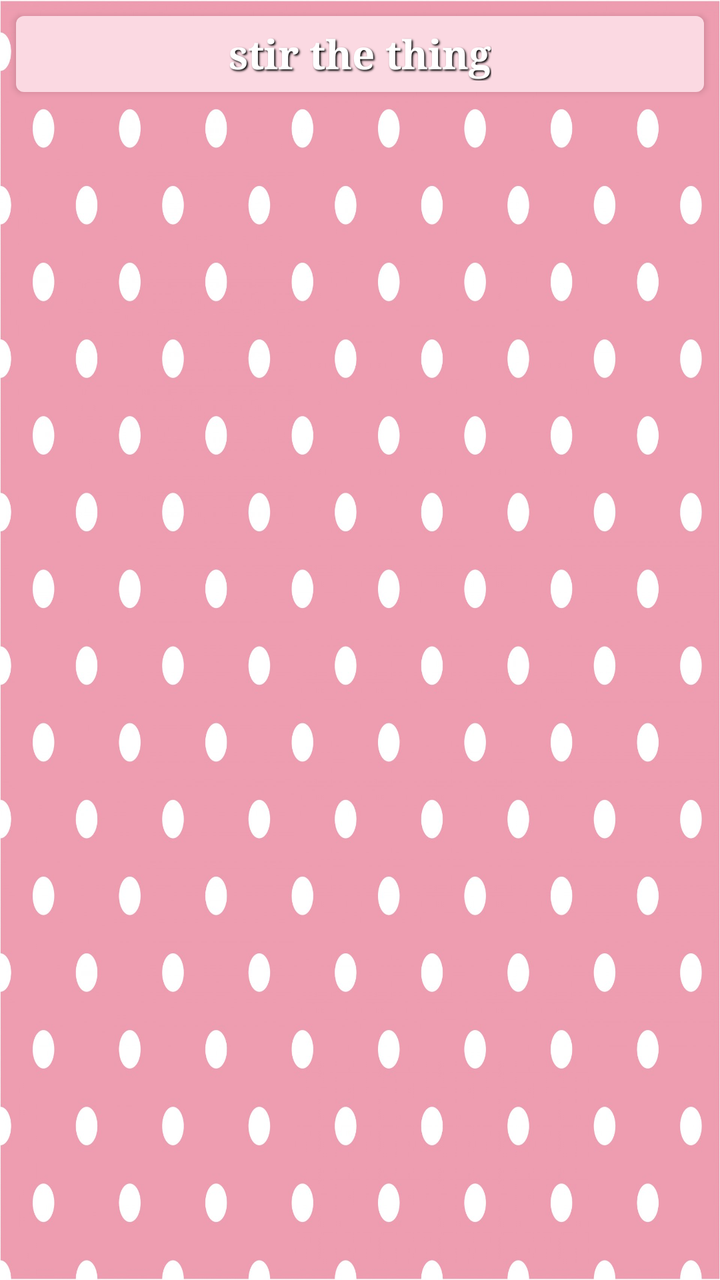
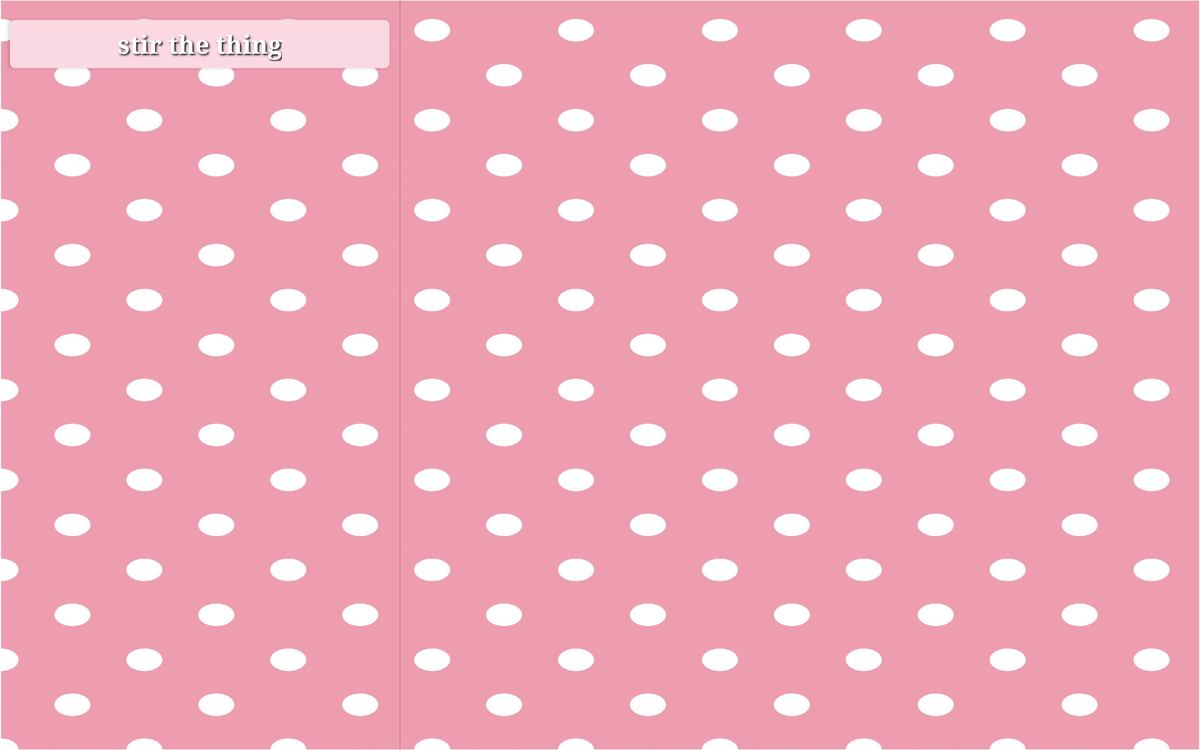

First picture: res/layout/ on a phone held upright. Second picture: the repository's own variant of that layout, on a device whose configuration matches the variant's folder. Source for both follows.
<!-- AndroidManifest.xml: application theme AppTheme -->
<!-- res/layout/step_list.xml -->
<?xml version="1.0" encoding="utf-8"?>
<LinearLayout
    xmlns:android="http://schemas.android.com/apk/res/android"
    xmlns:app="http://schemas.android.com/apk/res-auto"
    xmlns:tools="http://schemas.android.com/tools"
    android:layout_width="match_parent"
    android:layout_height="match_parent"
    android:background="@drawable/polkadot_background"
    android:orientation="vertical"
    tools:context="com.h.chad.bakingapp.userinterface.steps.StepListActivity">
    <RelativeLayout
        android:id="@+id/rl_ingredient_layout"
        style="@style/cardLikeStyle"
        android:layout_width="match_parent"
        android:layout_height="wrap_content"
        android:layout_marginLeft="8dp"
        android:layout_marginRight="8dp"
        android:layout_marginTop="8dp"
        android:paddingBottom="3dp">

        <TextView
            android:id="@+id/tv_ingredients_in_steps"
            style="@style/cardItemStyle"
            android:layout_width="wrap_content"
            android:layout_height="wrap_content"
            android:layout_centerInParent="true"
            android:text="@string/ingredient_string"
            android:textSize="20sp"
            android:textStyle="bold"
            tools:text="stir the thing" />
    </RelativeLayout>

    <android.support.v7.widget.RecyclerView
        android:id="@+id/step_list"
        android:name="com.h.chad.BakingApp.stepListFragment"
        android:layout_width="match_parent"
        android:layout_height="wrap_content"
        android:layout_marginLeft="8dp"
        android:layout_marginRight="8dp"
        android:layout_marginTop="0dp"
        android:paddingBottom="3dp"
        tools:listitem="this"/>


</LinearLayout>
<!-- resources referenced by this layout -->
<resources>
  <!-- drawable polkadot_background: jpg bitmap (drawable, 178939 bytes) -->
  <string name="ingredient_string">Recipe Ingredients</string>
  <style name="cardItemStyle">
          <item name="android:textColor">@android:color/white</item>
          <item name="android:textStyle">bold</item>
          <item name="android:fontFamily">serif</item>
          <item name="android:shadowColor">@android:color/black</item>
          <item name="android:shadowDx">2</item>
          <item name="android:shadowDy">2</item>
          <item name="android:shadowRadius">2</item>
      </style>
  <style name="cardLikeStyle">
          <item name="android:layout_width">match_parent</item>
          <item name="android:layout_height">match_parent</item>
          <item name="android:layout_marginTop">8dp</item>
          <item name="android:paddingTop">8dp</item>
          <item name="android:paddingBottom">8dp</item>
          <item name="android:background">@drawable/cardrect</item>
          <item name="android:elevation">2dp</item>
  
      </style>
  <style name="AppTheme" parent="Theme.AppCompat.Light.DarkActionBar">
          
          <item name="colorPrimary">@color/colorPrimary</item>
          <item name="colorPrimaryDark">@color/colorPrimaryDark</item>
          <item name="colorAccent">@color/colorAccent</item>
      </style>
  <!-- drawable cardrect (drawable) -->
  <?xml version="1.0" encoding="utf-8"?>
  <shape xmlns:android="http://schemas.android.com/apk/res/android"
      android:shape="rectangle">
      <solid android:color="#FBD9E2" />
      <corners android:radius="4dp"/>
  </shape>
  <color name="colorPrimary">#E598AC</color>
  <color name="colorPrimaryDark">#303F9F</color>
  <color name="colorAccent">#FF4081</color>
</resources>
<!-- res/layout-w900dp/step_list.xml (the repository's variant of the layout above) -->
<!-- drawn on a 7-inch tablet turned sideways -->
<?xml version="1.0" encoding="utf-8"?>
<LinearLayout
    xmlns:android="http://schemas.android.com/apk/res/android"

    xmlns:tools="http://schemas.android.com/tools"
    android:layout_width="match_parent"
    android:layout_height="match_parent"
    android:background="@drawable/polkadot_background"
    android:divider="?dividerHorizontal"
    android:orientation="horizontal"
    android:showDividers="middle"
    tools:context="com.h.chad.bakingapp.userinterface.steps.StepListActivity">
    

<LinearLayout
    android:paddingTop="8dp"
    android:layout_width="0dp"
    android:layout_weight="1"
    android:orientation="vertical"
    android:layout_height="match_parent">


      <TextView
          android:id="@+id/tv_step_error_message"
          android:layout_width="wrap_content"
          android:layout_height="wrap_content"
          android:visibility="gone" />

    <RelativeLayout
        android:id="@+id/rl_ingredient_layout"
        style="@style/cardLikeStyle"
        android:layout_width="match_parent"
        android:layout_height="wrap_content"
        android:layout_marginLeft="8dp"
        android:layout_marginRight="8dp"
        android:layout_marginTop="8dp"
        android:paddingBottom="3dp">

        <TextView

            android:id="@+id/tv_ingredients_in_steps"
            style="@style/cardItemStyle"
            android:layout_width="wrap_content"
            android:layout_height="wrap_content"
            android:layout_centerInParent="true"
            android:text="@string/ingredient_string"
            android:textSize="20sp"
            android:textStyle="bold"
            tools:text="stir the thing" />
    </RelativeLayout>

    <android.support.v7.widget.RecyclerView
        android:id="@+id/step_list"
        android:layout_width="match_parent"
        android:layout_height="wrap_content"
        android:layout_marginLeft="8dp"
        android:layout_marginRight="8dp"
        android:layout_marginTop="0dp"
        android:paddingBottom="3dp"

        />
</LinearLayout>

    <FrameLayout
        android:id="@+id/mp_step_detail_container"
        android:layout_width="0dp"
        android:layout_height="match_parent"
        android:layout_weight="2">

    </FrameLayout>

</LinearLayout>
<!-- resources referenced by the variant -->
<!-- as a 7-inch tablet turned sideways resolves them -->
<resources>
  <!-- drawable polkadot_background: jpg bitmap (drawable, 178939 bytes) -->
  <!-- from res/values-w900dp/ -->
  <string name="ingredient_string">Recipe Ingredients</string>
  <!-- from res/values-w900dp/ -->
  <style name="cardItemStyle">
          <item name="android:textColor">@android:color/white</item>
          <item name="android:textStyle">bold</item>
          <item name="android:fontFamily">serif</item>
  
          <item name="android:shadowColor">@android:color/black</item>
          <item name="android:shadowDx">2</item>
          <item name="android:shadowDy">2</item>
          <item name="android:shadowRadius">2</item>
      </style>
  <!-- from res/values-w900dp/ -->
  <style name="cardLikeStyle">
          <item name="android:layout_width">match_parent</item>
          <item name="android:layout_height">match_parent</item>
          <item name="android:layout_marginTop">8dp</item>
          <item name="android:paddingTop">8dp</item>
          <item name="android:paddingBottom">8dp</item>
          <item name="android:background">@drawable/cardrect</item>
          <item name="android:elevation">2dp</item>
  
      </style>
  <!-- from res/values-w900dp/ -->
  <style name="AppTheme" parent="Theme.AppCompat.Light.DarkActionBar">
          
          <item name="colorPrimary">@color/colorPrimary</item>
          <item name="colorPrimaryDark">@color/colorPrimaryDark</item>
          <item name="colorAccent">@color/colorAccent</item>
      </style>
  <!-- drawable cardrect (drawable) -->
  <?xml version="1.0" encoding="utf-8"?>
  <shape xmlns:android="http://schemas.android.com/apk/res/android"
      android:shape="rectangle">
      <solid android:color="#FBD9E2" />
      <corners android:radius="4dp"/>
  </shape>
  <color name="colorPrimary">#E598AC</color>
  <color name="colorPrimaryDark">#303F9F</color>
  <color name="colorAccent">#FF4081</color>
</resources>
